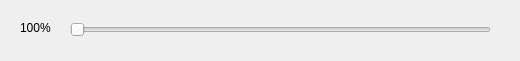
<?xml version="1.0" encoding="UTF-8"?>
<ui version="4.0">
 <class>MainWindow</class>
 <widget class="QMainWindow" name="MainWindow">
  <property name="geometry">
   <rect>
    <x>0</x>
    <y>0</y>
    <width>520</width>
    <height>61</height>
   </rect>
  </property>
  <property name="windowTitle">
   <string>backLight</string>
  </property>
  <widget class="QWidget" name="centralWidget">
   <widget class="QSlider" name="horizontalSlider">
    <property name="geometry">
     <rect>
      <x>70</x>
      <y>20</y>
      <width>421</width>
      <height>20</height>
     </rect>
    </property>
    <property name="maximum">
     <number>100</number>
    </property>
    <property name="orientation">
     <enum>Qt::Horizontal</enum>
    </property>
   </widget>
   <widget class="QLabel" name="label">
    <property name="geometry">
     <rect>
      <x>20</x>
      <y>20</y>
      <width>41</width>
      <height>16</height>
     </rect>
    </property>
    <property name="text">
     <string>100%</string>
    </property>
   </widget>
  </widget>
 </widget>
 <layoutdefault spacing="6" margin="11"/>
 <resources/>
 <connections/>
</ui>
